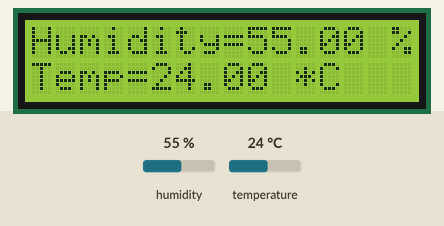
This sketch was run on a simulated Arduino Uno, built with avr-gcc and run on an emulated ATmega328P. Parts: 16×2 character LCD. The test bench sets the inputs (shaded band); at power-on: humidity 55 %, temperature 24 °C. What the sketch prints to the serial monitor is not drawn.

Above: at 6.9 s.
7.0 s: humidity set to 22 %
At 10.7 s:
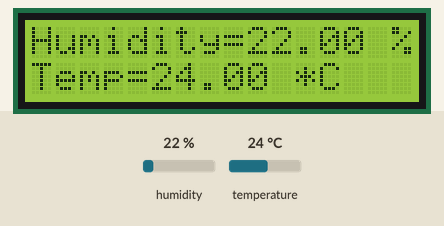
11.6 s: temperature set to 12 °C
At 13.1 s:
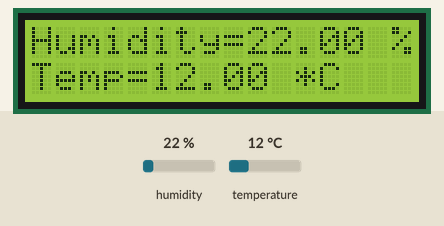
16.2 s: humidity set to 40 %
At 19.3 s:
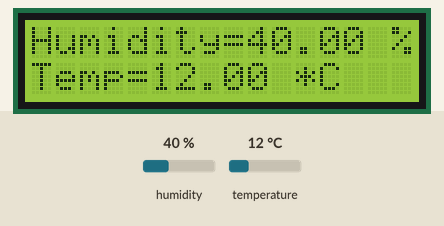
20.8 s: temperature set to 19 °C
At 23.0 s:
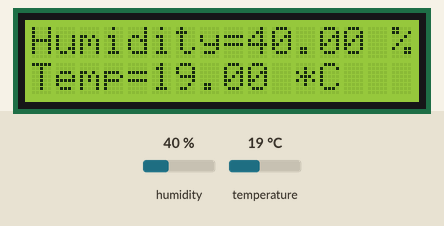
Timing chart, 0 to 24.5 s (numbered marks = the images above; inputs shaded):
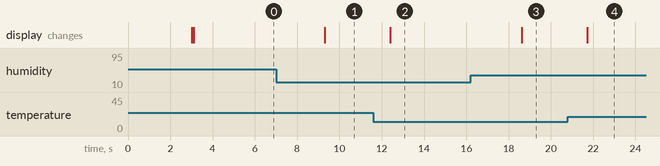

The sketch:

dht_w_lcd.ino
```cpp
#include "DHT.h"
#include <LiquidCrystal_I2C.h>;

LiquidCrystal_I2C lcd(0x27, 16 ,2);

#define DHTPIN 3

#define DHTTYPE DHT22


DHT dht(DHTPIN, DHTTYPE);

void setup() {
  Serial.begin(9600);
  Serial.println("DHTxx test!");

  dht.begin();
}

void loop() {

  delay(3000);


  float h = dht.readHumidity();
  // Read temperature as Celsius (the default)
  float t = dht.readTemperature();
  // Read temperature as Fahrenheit (isFahrenheit = true)
  float f = dht.readTemperature(false);

  // Check if any reads failed and exit early (to try again).
  if (isnan(h) || isnan(t) || isnan(f)) {
    Serial.println("Failed to read from DHT sensor!");
    return;
  }

  // Compute heat index in Fahrenheit (default)
  float hif = dht.computeHeatIndex(f, h);
  // Compute heat index in Celsius (false)
  float hic = dht.computeHeatIndex(t, h, true);

  Serial.print("Humidity: ");
  Serial.print(h);
  Serial.print(" %\t\t");
  lcd.init();
  lcd.backlight();
  lcd.setCursor(0,0);
  lcd.print("Humidity");
  lcd.setCursor(8,0);
  lcd.print("=");
  lcd.setCursor(9,0);
  lcd.print(h);
  lcd.setCursor(15,0);
  lcd.print("%");
  Serial.print("Temperature: ");
  Serial.print(t);
  lcd.setCursor(0,1);
  lcd.print("Temp");
  lcd.setCursor(4,1);
  lcd.print("=");
  lcd.setCursor(5,1);
  lcd.print(t);
  lcd.setCursor(11,1);
  lcd.print("*C");
  Serial.print(" *C ");
//  Serial.print(f);
//  Serial.print(" *F\t");
  Serial.print("\t\t");
  Serial.print("Heat index: ");
  Serial.print(hic);
  Serial.println(" *C ");}
//  Serial.print(hif);
//  Serial.println(" *F")
```

Measured:
- after the input at 7.0 s, the display: changes after 2.3 s (image 1)
- after the input at 11.6 s, the display: changes after 0.81 s (image 2)
- after the input at 16.2 s, the display: changes after 2.4 s (image 3)
- after the input at 20.8 s, the display: changes after 0.92 s (image 4)
